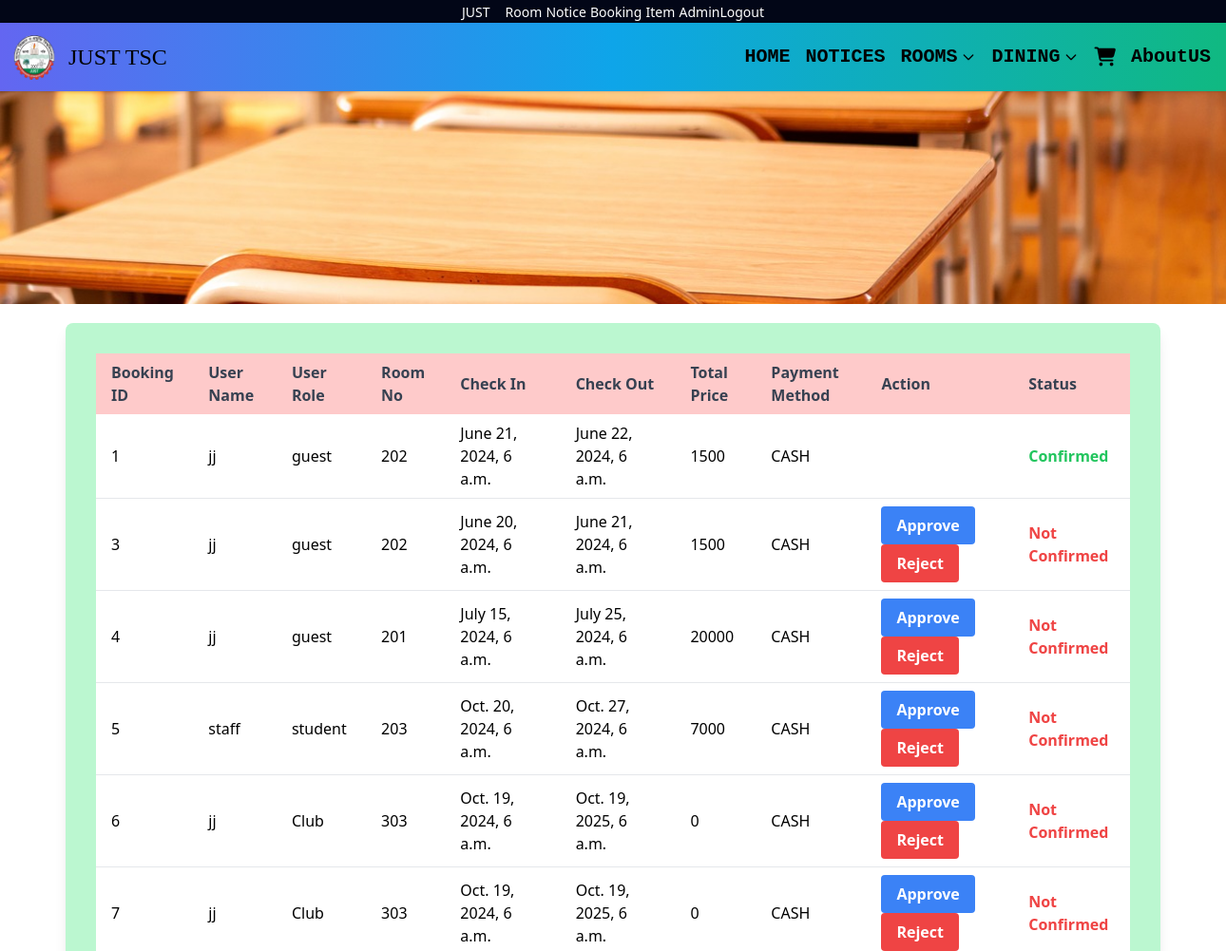
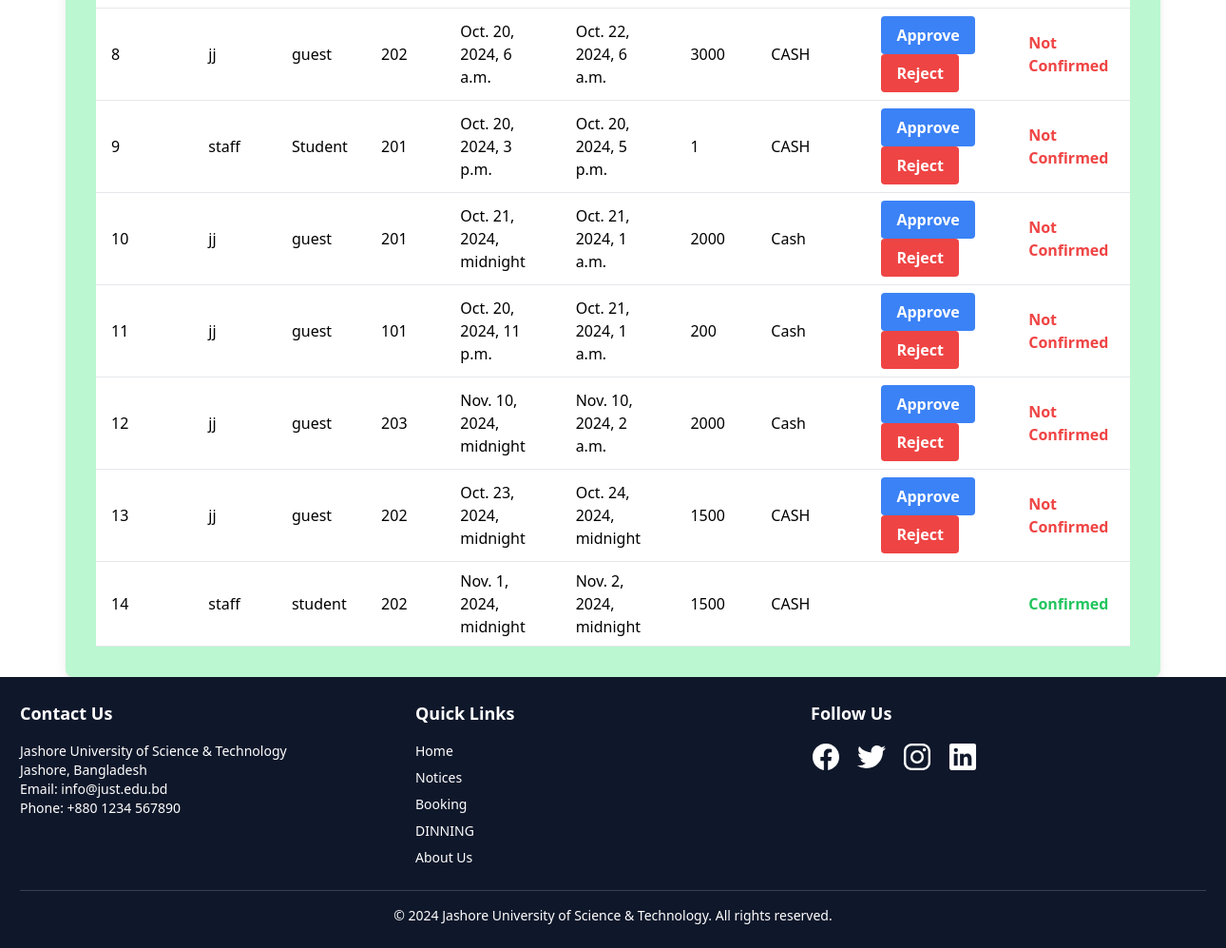
Screenshot of /Booking_list/ (signed in) with the database file from the repository (2 pictures, top to bottom).
### TSC/models.py (models this page shows, shortened)
class Booking(models.Model):
    PAYMENT_CHOICES = [
        ('CASH', 'CASH'),
        ('E-Payment', 'E-Payment'),
    ]
    booking_id = models.AutoField(primary_key=True)
    user=models.ForeignKey(settings.AUTH_USER_MODEL,on_delete=models.CASCADE)
    email = models.EmailField()
    room = models.ForeignKey(Room, on_delete=models.SET_NULL,null=True,blank=True)
    check_in=models.DateTimeField()
    check_out=models.DateTimeField()
    tot_price=models.IntegerField(default=0)
    payment_method = models.CharField(max_length=10, choices=PAYMENT_CHOICES, default='CASH')
    confirmed = models.BooleanField(default=False)
    role=models.CharField(max_length=10,default="Student")

class Room(models.Model):
    current_status=[
        ('Available for booking','Available for booking'),
        ('Not available currently','Not available currently'),
        ('Not for Booking','Not for booking'),
    ]
    room=models.CharField(max_length=50)
    roomtype = models.ForeignKey(Room_Type, on_delete=models.SET_NULL,null=True,blank=True)
    capacity=models.IntegerField(default=0)
    status = models.CharField(null=True,blank=True,max_length=50, choices=current_status)
    description=models.TextField(null=True,blank=True)
    img=models.FileField(upload_to='img')
    price=models.IntegerField(default=0)
    def __str__(self) -> str:
        return self.room

### TSC/views.py (the view)
# urls.py: path('Booking_list/',views.Booking_list,name="Booking_list"),
@user_passes_test(is_admin, login_url='/')
def Booking_list(request):
    booking_list=Booking.objects.all()
    return render(request,'Booking_list.html',{'booking_list':booking_list,'page_name':"BOOKING LIST"})

### TSC/views.py (called while the page is built)
def is_admin(user):
    return user.is_authenticated and user.is_staff

### templates/Booking_list.html (shortened to what this page needs)
{% extends "image.html" %}
{% block first %}
<div class="container mx-auto mt-5">
    <form class="w-full sm:max-w-lg md:max-w-2xl lg:max-w-10xl xl:max-w-6xl mx-auto bg-green-200 p-8 rounded-lg shadow-lg" method="POST" enctype="multipart/form-data">
        <table class="w-full text-left table-auto">
            <thead>
                <tr class="bg-red-200 text-gray-700">
                    <th scope="col" class="px-4 py-2">Booking ID</th>
                    <th scope="col" class="px-4 py-2">User Name</th>
                    <th scope="col" class="px-4 py-2">User Role</th>
                    <th scope="col" class="px-4 py-2">Room No</th>
                    <th scope="col" class="px-4 py-2">Check In</th>
                    <th scope="col" class="px-4 py-2">Check Out</th>
                    <th scope="col" class="px-4 py-2">Total Price</th>
                    <th scope="col" class="px-4 py-2">Payment Method</th>
                    <th scope="col" class="px-4 py-2">Action</th>
                    <th scope="col" class="px-4 py-2">Status</th>
                </tr>
            </thead>
            <tbody>
                {% for bl in booking_list %}
                <tr class="bg-white border-b border-gray-200">
                    <td class="px-4 py-2">{{ bl.booking_id }}</td>
                    <td class="px-4 py-2">{{ bl.user }}</td>
                    <td class="px-4 py-2">{{ bl.role }}</td>
                    <td class="px-4 py-2">{{ bl.room }}</td>
                    <td class="px-4 py-2">{{ bl.check_in }}</td>
                    <td class="px-4 py-2">{{ bl.check_out }}</td>
                    <td class="px-4 py-2">{{ bl.tot_price }}</td>
                    <td class="px-4 py-2">{{ bl.payment_method }}</td>
                    {% if not bl.confirmed %}
                    <td class="px-4 py-2">
                        <a href="{% url 'approve_booking' bl.booking_id %}" class="inline-block bg-blue-500 hover:bg-blue-700 text-white font-bold py-2 px-4 rounded mr-2 transition duration-200" onclick="return confirm('Are you sure you want to approve this booking?');">Approve</a>
                        <a href="{% url 'reject_booking' bl.booking_id %}" class="inline-block bg-red-500 hover:bg-red-700 text-white font-bold py-2 px-4 rounded transition duration-200" onclick="return confirm('Are you sure you want to reject this booking?');">Reject</a>
                    </td>
                    {% else %}
                    <td class="px-4 py-2"></td>
                    {% endif %}
                    {% if bl.confirmed %}
                    <td class="px-4 py-2 text-green-500 font-semibold">Confirmed</td>
                    {% else %}
                    <td class="px-4 py-2 text-red-500 font-semibold">Not Confirmed</td>
                    {% endif %}
                </tr>
                {% endfor %}
            </tbody>
        </table>
    </form>
</div>
{% endblock %}

### templates/navbar.html (style rules this page uses)
html, body { height: 100%; margin: 0; }

### rows the page displays
Booking: booking_id "1", user "jj", role "guest", room "202", check_in "June 21, 2024, 6 a.m.", check_out "June 22, 2024, 6 a.m.", tot_price "1500", payment_method "CASH", confirmed "Confirmed"
Booking: booking_id "3", user "jj", role "guest", room "202", check_in "June 20, 2024, 6 a.m.", check_out "June 21, 2024, 6 a.m.", tot_price "1500", payment_method "CASH", confirmed "Approve"
Booking: booking_id "4", user "jj", role "guest", room "201", check_in "July 15, 2024, 6 a.m.", check_out "July 25, 2024, 6 a.m.", tot_price "20000", payment_method "CASH", confirmed "Approve"
Booking: booking_id "5", user "staff", role "student", room "203", check_in "Oct. 20, 2024, 6 a.m.", check_out "Oct. 27, 2024, 6 a.m.", tot_price "7000", payment_method "CASH", confirmed "Approve"
Booking: booking_id "6", user "jj", role "Club", room "303", check_in "Oct. 19, 2024, 6 a.m.", check_out "Oct. 19, 2025, 6 a.m.", tot_price "0", payment_method "CASH", confirmed "Approve"
Booking: booking_id "7", user "jj", role "Club", room "303", check_in "Oct. 19, 2024, 6 a.m.", check_out "Oct. 19, 2025, 6 a.m.", tot_price "0", payment_method "CASH", confirmed "Approve"
Booking: booking_id "8", user "jj", role "guest", room "202", check_in "Oct. 20, 2024, 6 a.m.", check_out "Oct. 22, 2024, 6 a.m.", tot_price "3000", payment_method "CASH", confirmed "Approve"
Booking: booking_id "9", user "staff", role "Student", room "201", check_in "Oct. 20, 2024, 3 p.m.", check_out "Oct. 20, 2024, 5 p.m.", tot_price "1", payment_method "CASH", confirmed "Approve"
Booking: booking_id "10", user "jj", role "guest", room "201", check_in "Oct. 21, 2024, midnight", check_out "Oct. 21, 2024, 1 a.m.", tot_price "2000", payment_method "Cash", confirmed "Approve"
Booking: booking_id "11", user "jj", role "guest", room "101", check_in "Oct. 20, 2024, 11 p.m.", check_out "Oct. 21, 2024, 1 a.m.", tot_price "200", payment_method "Cash", confirmed "Approve"
Booking: booking_id "12", user "jj", role "guest", room "203", check_in "Nov. 10, 2024, midnight", check_out "Nov. 10, 2024, 2 a.m.", tot_price "2000", payment_method "Cash", confirmed "Approve"
Booking: booking_id "13", user "jj", role "guest", room "202", check_in "Oct. 23, 2024, midnight", check_out "Oct. 24, 2024, midnight", tot_price "1500", payment_method "CASH", confirmed "Approve"
Booking: booking_id "14", user "staff", role "student", room "202", check_in "Nov. 1, 2024, midnight", check_out "Nov. 2, 2024, midnight", tot_price "1500", payment_method "CASH", confirmed "Confirmed"
